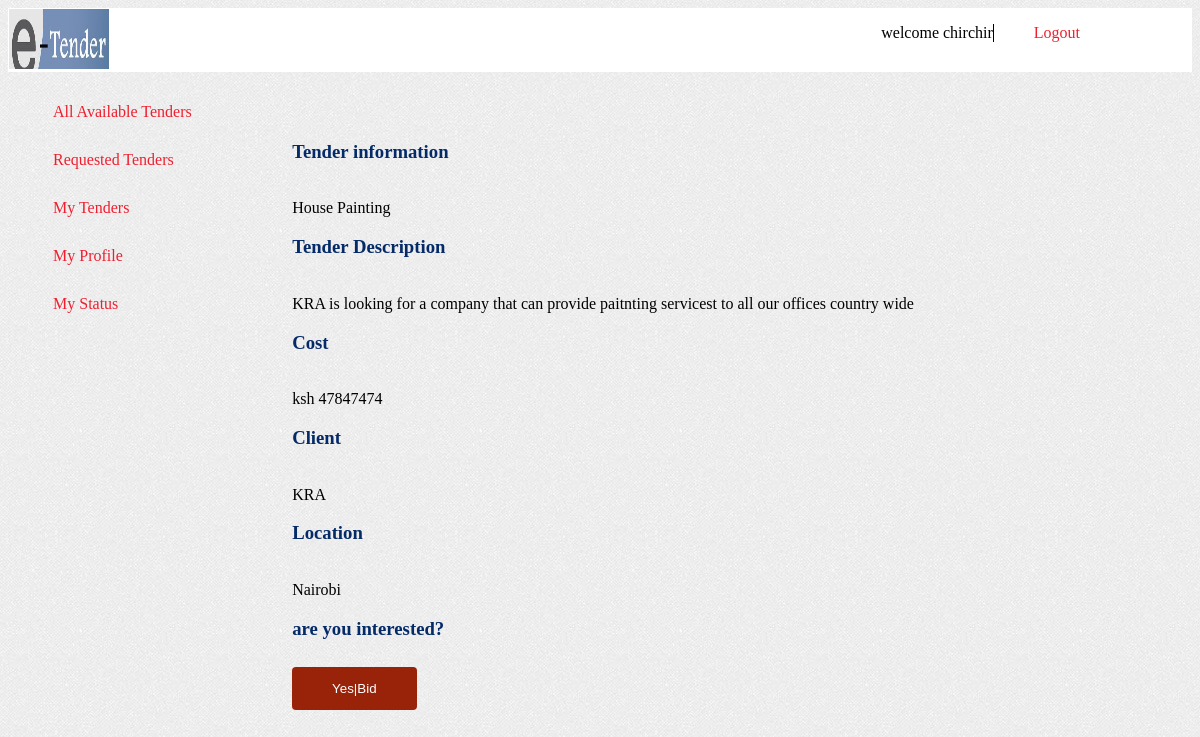
Screenshot of /seemore.php?id=10 (signed in) with the database file from the repository.
### tables this page shows
CREATE TABLE `Tender_details` (
  `tender_id` int(100) NOT NULL,
  `tender_info` varchar(1000) NOT NULL,
  `tender_descr` varchar(500) DEFAULT NULL,
  `tender_cost` varchar(100) NOT NULL,
  `client` varchar(100) NOT NULL,
  `location` varchar(100) NOT NULL,
  `bid` int(2) NOT NULL,
  `pending` int(2) NOT NULL,
  `closing_date` varchar(50) NOT NULL,
  `userID` int(100) NOT NULL
);

### seemore.php (the view, shortened to what this page needs)
<?php
require_once('core/database/connect.php');
require ('includes/overall/head.php');
?>
<body  background ="bg.jpg">
<div class ="loginhead">
          <div id= "logoinlogin">
              <img src="images/e-tender.jpeg" alt="logo" height="60px" width ="100px">
              </div>
            <div id= "userid">
            <ul>
            <li>welcome <?php echo ' '. $_SESSION['username']; ?></li>
            <li class="logout"><a href='logout.php'>Logout</a></li>
            </ul>
            </div>
        </div>
        <div id= "overallmenu">
        <div id = "membersmenu">
            <ul>
              <li><a href ="memberpage.php">All Available Tenders</a></li>
               <li><a href ="bidded.php" >Requested Tenders</a></li>
              <li><a href ="mytenders.php" >My Tenders</a></li>
              <li><a href = "profile.php">My Profile</a></li>
              <li><a href = "status.php">My Status</a></li>
            </ul>
          </div>
          <div id ="bidtenders">
                  <?php
                  if (isset($_GET['id'])){
                    $id =$_GET['id'];
                    if (is_numeric($id)) {
                      $sql="SELECT tender_info, tender_info, tender_descr, location, client, tender_cost FROM Tender_details WHERE tender_id=:tender_id";
                      $statement = $db->prepare($sql);
                      $statement->bindValue(':tender_id', $id);
                      $statement->execute();
                      $row = $statement->fetch(PDO::FETCH_ASSOC);
                      if($row === false){
                          echo $id . ' not found!';
                      } else{
                        echo"<h3>Tender information</h3><br>";
                          echo $row['tender_info']."<br>";
                          echo"<h3>Tender Description</h3><br>";
                          echo $row['tender_descr']."<br>";
                          echo"<h3>Cost</h3><br>";
                          echo $row['tender_cost']."<br>";
                          echo"<h3>Client</h3><br>";
                          echo $row['client']."<br>";
                          echo"<h3>Location</h3><br>";
                          echo $row['location']."<br>";
                          echo "<h3>are you interested?</h3> ";
                      }
                    }
              }
                  ?>
                  <form method ='post' action='' >
                  <input id ='bid' type='submit' name='bid' value='Yes|Bid'>
                  </form>
          </div>
        </div>
        </body>
        </html>

### css/index.css (style rules this page uses)
body img { background-repeat: no-repeat; }

### css/login.css (style rules this page uses)
.loginhead { position:relative; width:100%; height:64px; background-color:white; }
#logoinlogin { position:absolute; top:1px; left:1px; }

### css/members.css (style rules this page uses)
#userid { position:absolute; left:67%; }
#userid ul { list-style:none; }
#userid li { float:left; padding-left:40px; }
.logout { border-left:1px solid black; }

### css/memberspage.css (style rules this page uses)
#overallmenu { position: relative; width:100%; }
#membersmenu { position: absolute; left:0; height: 100%; border-right: 1px solid #000005; width: 20%; }
#membersmenu ul { list-style: none; }
#membersmenu li { padding:15px 5px; }
#bidtenders { position:absolute; top:100%; left:24%; margin-top: 50px; }
#bidtenders input[type=submit] { width: 20%; background-color: #992309; color: white; padding: 14px 20px; margin: 8px 0; border: none; border-radius: 4px; cursor: pointer; }
#bidtenders h3 { color: #042a68; }

### css/main.css (style rules this page uses)
a { color: #EF1F2F; text-decoration: none; }

### rows the page displays
tender_details: tender_info "House Painting", tender_descr "KRA is looking for a company that can provide paitnting servicest to all our offices country wide", tender_cost "ksh 47847474", client "KRA", location "Nairobi"

### other values shown
$_SESSION['username'] "chirchir"
